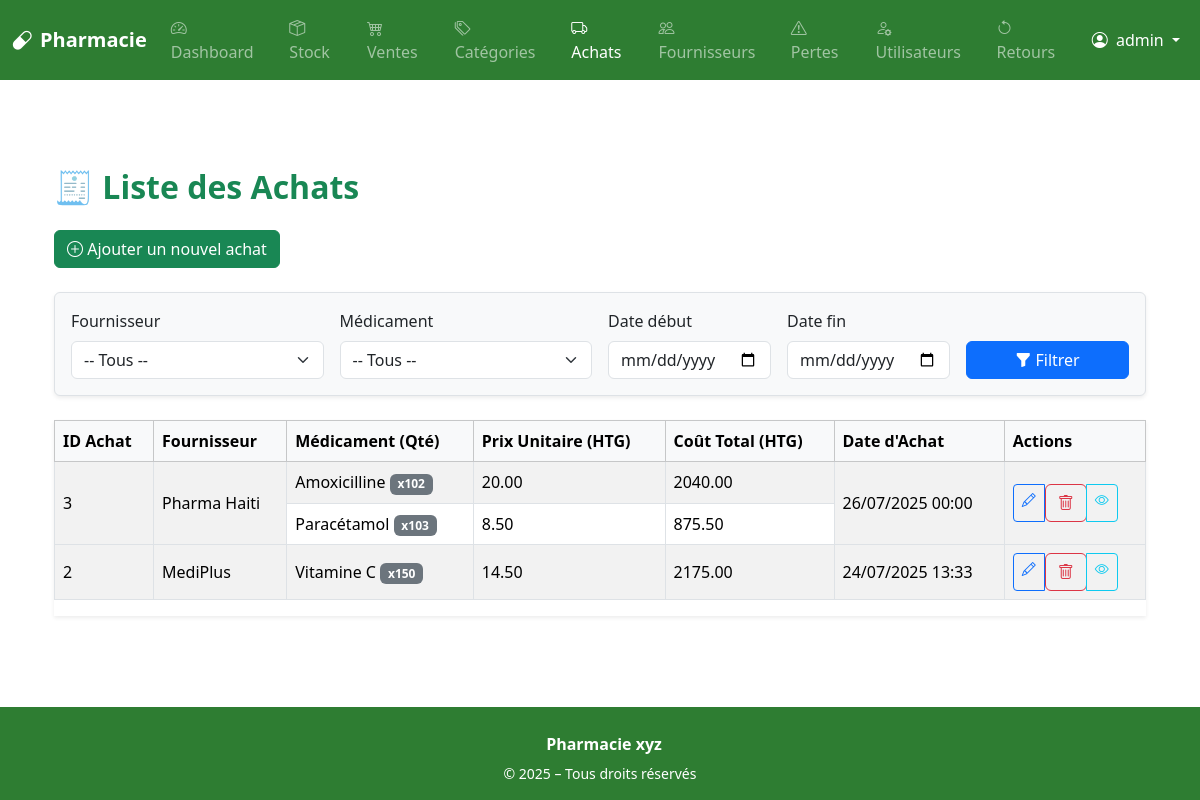
The page /purchases/ (signed in) on the database as committed earlier.
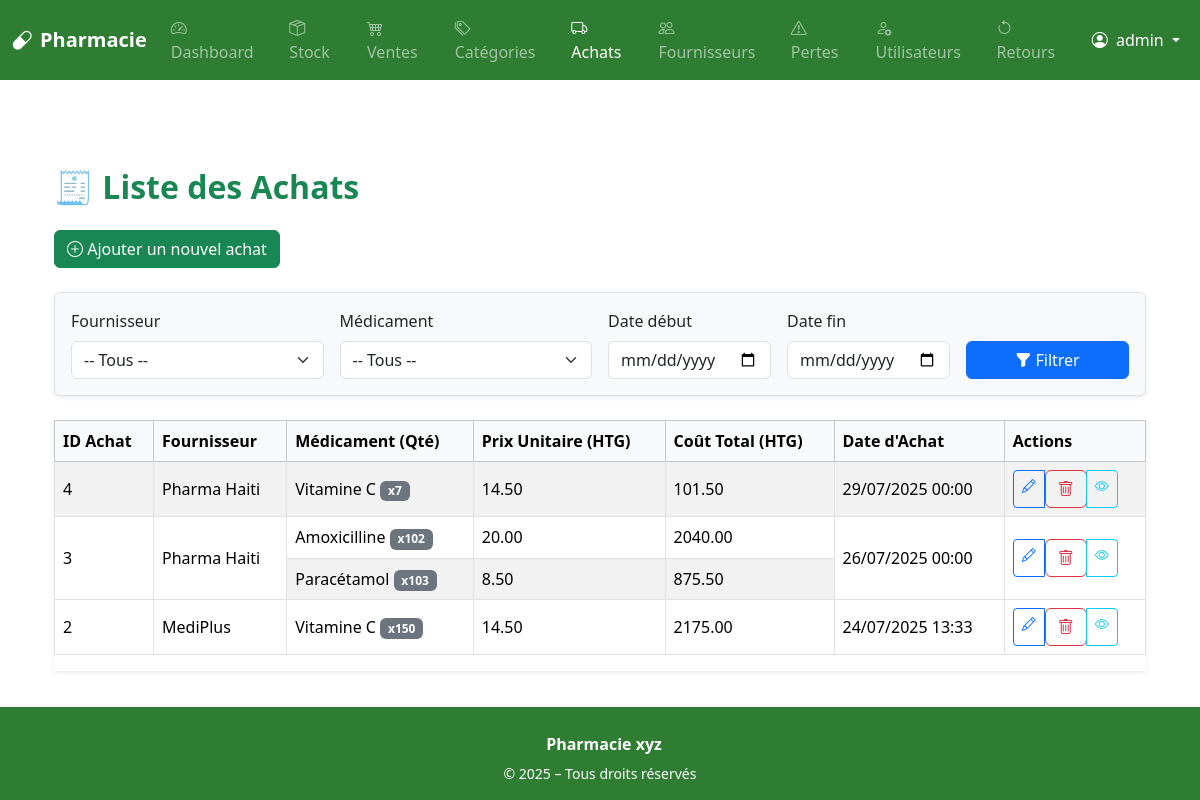
The same page on the database as committed later.
### app/models.py (models this page shows, shortened)
class Purchase(db.Model):
    id = db.Column(db.Integer, primary_key=True)
    supplier_id = db.Column(db.Integer, db.ForeignKey('supplier.id'), nullable=False)
    purchase_date = db.Column(db.DateTime, default=datetime.utcnow)
    commentaire = db.Column(db.Text, nullable=True)
    supplier = db.relationship('Supplier', back_populates='purchases')
    items = db.relationship('PurchaseItem', back_populates='purchase', cascade='all, delete-orphan')

class Supplier(db.Model):
    id = db.Column(db.Integer, primary_key=True)
    name = db.Column(db.String(100), nullable=False)
    contact = db.Column(db.String(15))
    address = db.Column(db.Text)
    purchases = db.relationship('Purchase', back_populates='supplier')

class PurchaseItem(db.Model):
    id = db.Column(db.Integer, primary_key=True)
    purchase_id = db.Column(db.Integer, db.ForeignKey('purchase.id'), nullable=False)
    drug_id = db.Column(db.Integer, db.ForeignKey('drug.id'), nullable=False)
    quantity = db.Column(db.Integer, nullable=False)
    unit_price = db.Column(db.Float, nullable=False)
    purchase = db.relationship('Purchase', back_populates='items')
    drug = db.relationship('Drug', back_populates='purchase_items')
    @property
    def total_price(self):
        return self.quantity * self.unit_price

class Drug(db.Model):
    id = db.Column(db.Integer, primary_key=True)
    name = db.Column(db.String(100), nullable=False)
    unit = db.Column(db.String(30))  # comprimé, flacon, etc.
    price = db.Column(db.Float, nullable=False)
    expiration_date = db.Column(db.Date, nullable=False)
    commentaire = db.Column(db.Text, nullable=True)
    category_id = db.Column(db.Integer, db.ForeignKey('category.id'), nullable=True)
    category = db.relationship('Category', back_populates='drugs')
    sales = db.relationship('SaleItem', back_populates='drug')
    losses = db.relationship('LossRecord', back_populates='drug')
    purchase_items = db.relationship('PurchaseItem', back_populates='drug')

### app/routes/purchase.py (the view)
@bp.route('/', methods=['GET'])
@login_required
@staff_required
def list_purchases():
    query = Purchase.query.options(joinedload(Purchase.items).joinedload(PurchaseItem.drug))
    supplier_id = request.args.get('supplier_id', type=int)
    drug_id = request.args.get('drug_id', type=int)
    start_date = request.args.get('start_date')
    end_date = request.args.get('end_date')
    if supplier_id:
        query = query.filter(Purchase.supplier_id == supplier_id)
    if start_date:
        query = query.filter(Purchase.purchase_date >= start_date)
    if end_date:
        query = query.filter(Purchase.purchase_date <= end_date)
    if drug_id:
        query = query.join(Purchase.items).filter(PurchaseItem.drug_id == drug_id)
    purchases = query.order_by(Purchase.purchase_date.desc()).all()
    suppliers = Supplier.query.all()
    drugs = Drug.query.order_by(Drug.name).all()
    return render_template(
        'purchase/list.html',
        purchases=purchases,
        suppliers=suppliers,
        drugs=drugs
    )

### app/routes/auth.py (called while the page is built)
@login_manager.user_loader
def load_user(user_id):
    return User.query.get(int(user_id))

### app/routes/supplier.py (called while the page is built)
def staff_required(f):
    from functools import wraps
    @wraps(f)
    def decorated_function(*args, **kwargs):
        if not current_user.is_authenticated or current_user.role not in ['admin', 'pharmacien']:
            abort(403)
        return f(*args, **kwargs)
    return decorated_function

### app/templates/purchase/list.html (shortened to what this page needs)
{% extends "base.html" %}
{% block content %}
<div class="container mt-5">
  <h2 class="mb-4 text-success fw-bold">🧾 Liste des Achats</h2>
  <a href="{{ url_for('purchase.new_purchase') }}" class="btn btn-success mb-4">
    <i class="bi bi-plus-circle"></i> Ajouter un nouvel achat
  </a>
  <form method="get" action="{{ url_for('purchase.list_purchases') }}" class="mb-4 border rounded p-3 bg-light shadow-sm">
    <div class="row g-3 align-items-end">
      <div class="col-md-3">
        <label for="supplier_id" class="form-label">Fournisseur</label>
        <select name="supplier_id" class="form-select">
          <option value="">-- Tous --</option>
        </select>
      </div>
      <div class="col-md-3">
        <label for="drug_id" class="form-label">Médicament</label>
        <select name="drug_id" class="form-select">
          <option value="">-- Tous --</option>
        </select>
      </div>
      <div class="col-md-2">
        <label class="form-label">Date début</label>
        <input type="date" name="start_date" class="form-control" value="{{ request.args.get('start_date', '') }}">
      </div>
      <div class="col-md-2">
        <label class="form-label">Date fin</label>
        <input type="date" name="end_date" class="form-control" value="{{ request.args.get('end_date', '') }}">
      </div>
      <div class="col-md-2">
        <button type="submit" class="btn btn-primary w-100">
          <i class="bi bi-funnel-fill"></i> Filtrer
        </button>
      </div>
    </div>
  </form>
  {% if purchases %}
  <div class="table-responsive shadow-sm">
    <table class="table table-bordered table-striped align-middle">
      <thead class="table-light">
        <tr>
          <th>ID Achat</th>
          <th>Fournisseur</th>
          <th>Médicament (Qté)</th>
          <th>Prix Unitaire (HTG)</th>
          <th>Coût Total (HTG)</th>
          <th>Date d'Achat</th>
          <th>Actions</th>
        </tr>
      </thead>
      <tbody>
        {% for purchase in purchases %}
          <tr>
            <td rowspan="{{ purchase.items|length }}">{{ purchase.id }}</td>
            <td rowspan="{{ purchase.items|length }}">{{ purchase.supplier.name }}</td>
            {% for item in purchase.items %}
              {% if not loop.first %}</tr><tr>{% endif %}
              <td>{{ item.drug.name }} <span class="badge bg-secondary">x{{ item.quantity }}</span></td>
              <td>{{ "%.2f"|format(item.unit_price) }}</td>
              <td>{{ "%.2f"|format(item.total_price) }}</td>
              {% if loop.first %}
              <td rowspan="{{ purchase.items|length }}">{{ purchase.purchase_date.strftime('%d/%m/%Y %H:%M') if purchase.purchase_date else '-' }}</td>
              <td rowspan="{{ purchase.items|length }}">
                <div class="btn-group btn-group-sm" role="group">
                  <a href="{{ url_for('purchase.edit_purchase', purchase_id=purchase.id) }}" class="btn btn-outline-primary" title="Modifier">
                    <i class="bi bi-pencil"></i>
                  </a>
                  <form action="{{ url_for('purchase.delete_purchase', purchase_id=purchase.id) }}" method="POST" onsubmit="return confirm('Êtes-vous sûr de vouloir supprimer cet achat ?');">
                    <button type="submit" class="btn btn-outline-danger" title="Supprimer">
                      <i class="bi bi-trash"></i>
                    </button>
                  </form>
                  <a href="{{ url_for('purchase.view_purchase', purchase_id=purchase.id) }}" class="btn btn-outline-info" title="Voir les détails">
                    <i class="bi bi-eye"></i>
                  </a>
                </div>
              </td>
              {% endif %}
            {% endfor %}
          </tr>
        {% endfor %}
      </tbody>
    </table>
  </div>
  {% else %}
    <div class="alert alert-info">Aucun achat enregistré pour le moment.</div>
  {% endif %}
</div>
{% endblock %}

Rows that differ between the two databases and show on the page:
added Purchase: id "4", supplier.name "Pharma Haiti", purchase_date "29/07/2025 00:00"
added PurchaseItem: drug.name "Vitamine C", quantity "7", unit_price "14.50", total_price "101.50", shown under "4"
